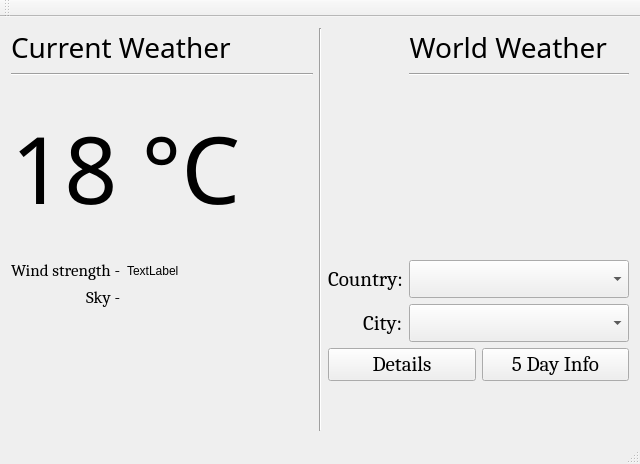
<?xml version="1.0" encoding="UTF-8"?>
<ui version="4.0">
 <class>MainWindow</class>
 <widget class="QMainWindow" name="MainWindow">
  <property name="geometry">
   <rect>
    <x>0</x>
    <y>0</y>
    <width>640</width>
    <height>464</height>
   </rect>
  </property>
  <property name="windowTitle">
   <string>MainWindow</string>
  </property>
  <widget class="QWidget" name="centralWidget">
   <layout class="QHBoxLayout" name="horizontalLayout_4">
    <item>
     <layout class="QVBoxLayout" name="verticalLayout_6">
      <item>
       <widget class="QLabel" name="CurrentWeatherText_DontTouch_3">
        <property name="sizePolicy">
         <sizepolicy hsizetype="Maximum" vsizetype="Maximum">
          <horstretch>0</horstretch>
          <verstretch>0</verstretch>
         </sizepolicy>
        </property>
        <property name="font">
         <font>
          <family>Impact</family>
          <pointsize>21</pointsize>
          <strikeout>false</strikeout>
         </font>
        </property>
        <property name="text">
         <string>Current Weather</string>
        </property>
       </widget>
      </item>
      <item>
       <widget class="Line" name="line_6">
        <property name="orientation">
         <enum>Qt::Horizontal</enum>
        </property>
       </widget>
      </item>
      <item>
       <widget class="QLabel" name="CurrentTemperatureMainWindow_3">
        <property name="sizePolicy">
         <sizepolicy hsizetype="Preferred" vsizetype="Preferred">
          <horstretch>0</horstretch>
          <verstretch>0</verstretch>
         </sizepolicy>
        </property>
        <property name="font">
         <font>
          <family>IrisUPC</family>
          <pointsize>70</pointsize>
         </font>
        </property>
        <property name="text">
         <string>18 °C</string>
        </property>
       </widget>
      </item>
      <item>
       <layout class="QFormLayout" name="formLayout_5">
        <property name="labelAlignment">
         <set>Qt::AlignRight|Qt::AlignTrailing|Qt::AlignVCenter</set>
        </property>
        <item row="0" column="0">
         <widget class="QLabel" name="WindStengthLable_MainForm_3">
          <property name="font">
           <font>
            <family>Cambria</family>
            <pointsize>13</pointsize>
           </font>
          </property>
          <property name="text">
           <string>Wind strength -</string>
          </property>
         </widget>
        </item>
        <item row="0" column="1">
         <widget class="QLabel" name="WindWtrengthInfo_MainForm_3">
          <property name="sizePolicy">
           <sizepolicy hsizetype="Maximum" vsizetype="Preferred">
            <horstretch>0</horstretch>
            <verstretch>0</verstretch>
           </sizepolicy>
          </property>
          <property name="text">
           <string>TextLabel</string>
          </property>
         </widget>
        </item>
        <item row="1" column="0">
         <widget class="QLabel" name="SkyLable_MainForm_3">
          <property name="font">
           <font>
            <family>Cambria</family>
            <pointsize>13</pointsize>
           </font>
          </property>
          <property name="text">
           <string>Sky -</string>
          </property>
         </widget>
        </item>
        <item row="1" column="1">
         <widget class="QLabel" name="SkyInfo_MainForm_3">
          <property name="sizePolicy">
           <sizepolicy hsizetype="Maximum" vsizetype="Preferred">
            <horstretch>0</horstretch>
            <verstretch>0</verstretch>
           </sizepolicy>
          </property>
          <property name="text">
           <string/>
          </property>
         </widget>
        </item>
       </layout>
      </item>
     </layout>
    </item>
    <item>
     <widget class="Line" name="line">
      <property name="orientation">
       <enum>Qt::Vertical</enum>
      </property>
     </widget>
    </item>
    <item>
     <layout class="QVBoxLayout" name="verticalLayout_7">
      <item>
       <layout class="QFormLayout" name="formLayout_6">
        <property name="labelAlignment">
         <set>Qt::AlignRight|Qt::AlignTrailing|Qt::AlignVCenter</set>
        </property>
        <item row="0" column="1">
         <widget class="QLabel" name="WorldWeatherText_DonTouch_3">
          <property name="sizePolicy">
           <sizepolicy hsizetype="Maximum" vsizetype="Fixed">
            <horstretch>0</horstretch>
            <verstretch>0</verstretch>
           </sizepolicy>
          </property>
          <property name="font">
           <font>
            <family>Impact</family>
            <pointsize>21</pointsize>
            <weight>50</weight>
            <italic>false</italic>
            <bold>false</bold>
            <underline>false</underline>
            <strikeout>false</strikeout>
           </font>
          </property>
          <property name="text">
           <string>World Weather</string>
          </property>
          <property name="alignment">
           <set>Qt::AlignRight|Qt::AlignTrailing|Qt::AlignVCenter</set>
          </property>
         </widget>
        </item>
        <item row="1" column="1">
         <widget class="Line" name="line_7">
          <property name="orientation">
           <enum>Qt::Horizontal</enum>
          </property>
         </widget>
        </item>
        <item row="2" column="1">
         <spacer name="verticalSpacer_5">
          <property name="orientation">
           <enum>Qt::Vertical</enum>
          </property>
          <property name="sizeHint" stdset="0">
           <size>
            <width>20</width>
            <height>70</height>
           </size>
          </property>
         </spacer>
        </item>
        <item row="3" column="0">
         <widget class="QLabel" name="CountryLable_MainForm_3">
          <property name="sizePolicy">
           <sizepolicy hsizetype="Preferred" vsizetype="Preferred">
            <horstretch>0</horstretch>
            <verstretch>0</verstretch>
           </sizepolicy>
          </property>
          <property name="font">
           <font>
            <family>Cambria</family>
            <pointsize>16</pointsize>
           </font>
          </property>
          <property name="text">
           <string>Country:</string>
          </property>
         </widget>
        </item>
        <item row="3" column="1">
         <widget class="QComboBox" name="ChooseCountry_3">
          <property name="sizePolicy">
           <sizepolicy hsizetype="Preferred" vsizetype="Fixed">
            <horstretch>0</horstretch>
            <verstretch>0</verstretch>
           </sizepolicy>
          </property>
          <property name="font">
           <font>
            <family>Noto Sans Light</family>
            <pointsize>16</pointsize>
           </font>
          </property>
          <property name="cursor">
           <cursorShape>PointingHandCursor</cursorShape>
          </property>
         </widget>
        </item>
        <item row="4" column="0">
         <widget class="QLabel" name="CityLable_MainForm_3">
          <property name="sizePolicy">
           <sizepolicy hsizetype="Preferred" vsizetype="Preferred">
            <horstretch>0</horstretch>
            <verstretch>0</verstretch>
           </sizepolicy>
          </property>
          <property name="font">
           <font>
            <family>Cambria</family>
            <pointsize>16</pointsize>
           </font>
          </property>
          <property name="text">
           <string>City:</string>
          </property>
         </widget>
        </item>
        <item row="4" column="1">
         <widget class="QComboBox" name="ChooseCity_3">
          <property name="sizePolicy">
           <sizepolicy hsizetype="Preferred" vsizetype="Fixed">
            <horstretch>0</horstretch>
            <verstretch>0</verstretch>
           </sizepolicy>
          </property>
          <property name="font">
           <font>
            <family>Noto Sans Light</family>
            <pointsize>16</pointsize>
           </font>
          </property>
          <property name="cursor">
           <cursorShape>PointingHandCursor</cursorShape>
          </property>
         </widget>
        </item>
       </layout>
      </item>
      <item>
       <layout class="QHBoxLayout" name="horizontalLayout_3">
        <item>
         <widget class="QPushButton" name="ButtonToShowDetails_3">
          <property name="font">
           <font>
            <family>Cambria</family>
            <pointsize>16</pointsize>
           </font>
          </property>
          <property name="cursor">
           <cursorShape>PointingHandCursor</cursorShape>
          </property>
          <property name="text">
           <string>Details</string>
          </property>
         </widget>
        </item>
        <item>
         <widget class="QPushButton" name="ButtonToShow5DayInfo_3">
          <property name="font">
           <font>
            <family>Cambria</family>
            <pointsize>16</pointsize>
           </font>
          </property>
          <property name="cursor">
           <cursorShape>PointingHandCursor</cursorShape>
          </property>
          <property name="text">
           <string>5 Day Info</string>
          </property>
         </widget>
        </item>
       </layout>
      </item>
      <item>
       <spacer name="verticalSpacer_6">
        <property name="orientation">
         <enum>Qt::Vertical</enum>
        </property>
        <property name="sizeType">
         <enum>QSizePolicy::Maximum</enum>
        </property>
        <property name="sizeHint" stdset="0">
         <size>
          <width>20</width>
          <height>50</height>
         </size>
        </property>
       </spacer>
      </item>
     </layout>
    </item>
   </layout>
  </widget>
  <widget class="QMenuBar" name="menuBar">
   <property name="geometry">
    <rect>
     <x>0</x>
     <y>0</y>
     <width>640</width>
     <height>20</height>
    </rect>
   </property>
  </widget>
  <widget class="QToolBar" name="mainToolBar">
   <attribute name="toolBarArea">
    <enum>TopToolBarArea</enum>
   </attribute>
   <attribute name="toolBarBreak">
    <bool>false</bool>
   </attribute>
  </widget>
  <widget class="QStatusBar" name="statusBar"/>
 </widget>
 <layoutdefault spacing="6" margin="11"/>
 <resources/>
 <connections/>
</ui>
